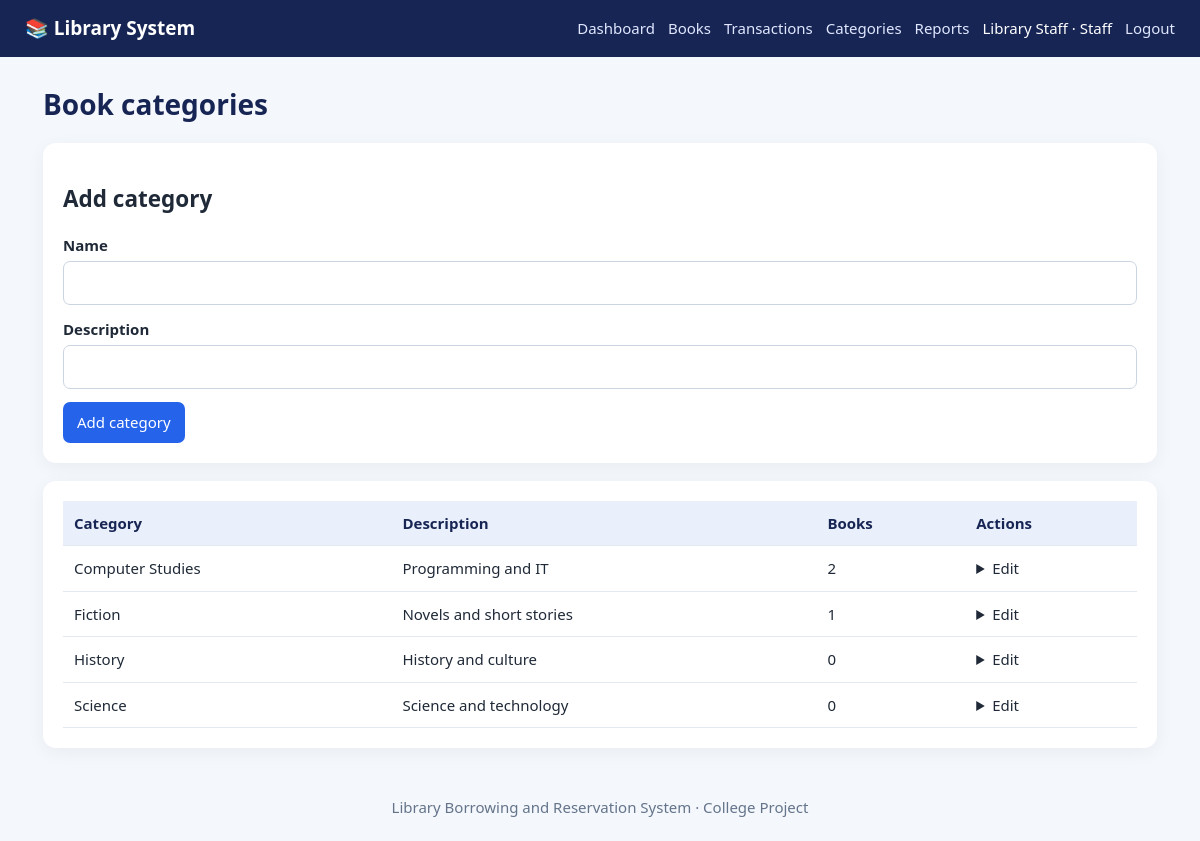
/categories.php (signed in), run on the app's committed database.
### tables this page shows
CREATE TABLE categories(id INT AUTO_INCREMENT PRIMARY KEY,name VARCHAR(100) NOT NULL UNIQUE,description VARCHAR(255) DEFAULT NULL);

### includes/functions.php (called while the page is built, shortened)
<?php
function e($v){return htmlspecialchars((string)$v,ENT_QUOTES|ENT_SUBSTITUTE,'UTF-8');}

### categories.php (the view)
<?php require_once __DIR__.'/includes/functions.php';require_role(['admin','staff']);if($_SERVER['REQUEST_METHOD']==='POST'){$id=(int)($_POST['id']??0);$act=$_POST['action']??'';if($act==='delete'){$s=$db->prepare('DELETE FROM categories WHERE id=?');$s->bind_param('i',$id);$s->execute();log_action('category_deleted','categories',$id);flash('Category deleted; associated books remain uncategorized.');}else{$name=trim($_POST['name']??'');$desc=trim($_POST['description']??'');if($name==='')flash('Category name is required.','error');else{try{if($id){$s=$db->prepare('UPDATE categories SET name=?,description=? WHERE id=?');$s->bind_param('ssi',$name,$desc,$id);}else{$s=$db->prepare('INSERT INTO categories(name,description) VALUES(?,?)');$s->bind_param('ss',$name,$desc);}$s->execute();log_action($id?'category_updated':'category_created','categories',$id?:$db->insert_id,$name);flash('Category saved.');}catch(Throwable $e){flash('Could not save category; the name may already exist.','error');}}}header('Location: '.url('categories.php'));exit;}$rows=$db->query('SELECT c.*,COUNT(b.id) book_count FROM categories c LEFT JOIN books b ON b.category_id=c.id GROUP BY c.id ORDER BY c.name');$title='Categories';require 'includes/header.php';?><h1>Book categories</h1><div class="panel"><h2>Add category</h2><form method="post"><input type="hidden" name="csrf" value="<?=csrf_token()?>"><label>Name</label><input name="name" required maxlength="100"><label>Description</label><input name="description" maxlength="255"><button>Add category</button></form></div><div class="panel table-wrap"><table><tr><th>Category</th><th>Description</th><th>Books</th><th>Actions</th></tr><?php while($c=$rows->fetch_assoc()):?><tr><td><?=e($c['name'])?></td><td><?=e($c['description'])?></td><td><?=$c['book_count']?></td><td><details><summary>Edit</summary><form method="post"><input type="hidden" name="csrf" value="<?=csrf_token()?>"><input type="hidden" name="id" value="<?=$c['id']?>"><label>Name</label><input name="name" value="<?=e($c['name'])?>" required><label>Description</label><input name="description" value="<?=e($c['description'])?>"><button>Update</button></form><form method="post" data-confirm="Delete category? Books will become uncategorized."><input type="hidden" name="csrf" value="<?=csrf_token()?>"><input type="hidden" name="id" value="<?=$c['id']?>"><button class="btn danger" name="action" value="delete">Delete</button></form></details></td></tr><?php endwhile;?></table></div><?php require 'includes/footer.php';?>

### assets/style.css (style rules this page uses)
:root { --navy:#172554;--blue:#2563eb;--bg:#f4f7fb;--ink:#1f2937 }
* { box-sizing:border-box }
body { margin:0;background:var(--bg);color:var(--ink);font:15px/1.5 system-ui,Arial,sans-serif }
h1 { color:var(--navy);font-size:28px }
.card,.panel { background:white;border-radius:13px;padding:20px;box-shadow:0 4px 18px #1725540d;margin-bottom:18px }
.btn,button { display:inline-block;border:0;border-radius:7px;padding:9px 14px;background:var(--blue);color:white;text-decoration:none;cursor:pointer;font:inherit }
input,select,textarea { width:100%;padding:10px;border:1px solid #cbd5e1;border-radius:7px;margin:4px 0 13px;font:inherit;background:white }
label { font-weight:650 }
table { width:100%;border-collapse:collapse;background:white }
th,td { padding:11px;text-align:left;border-bottom:1px solid #e2e8f0;vertical-align:top }
th { background:#eaf0fb;color:#172554 }
.table-wrap { overflow-x:auto }

### data on the page
categories: name "Computer Studies", description "Programming and IT", book_count "2"
categories: name "Fiction", description "Novels and short stories", book_count "1"
categories: name "History", description "History and culture", book_count "0"
categories: name "Science", description "Science and technology", book_count "0"

### other printed values
current_user()['name'] "Library Staff"
current_user()['role'] "Staff"
